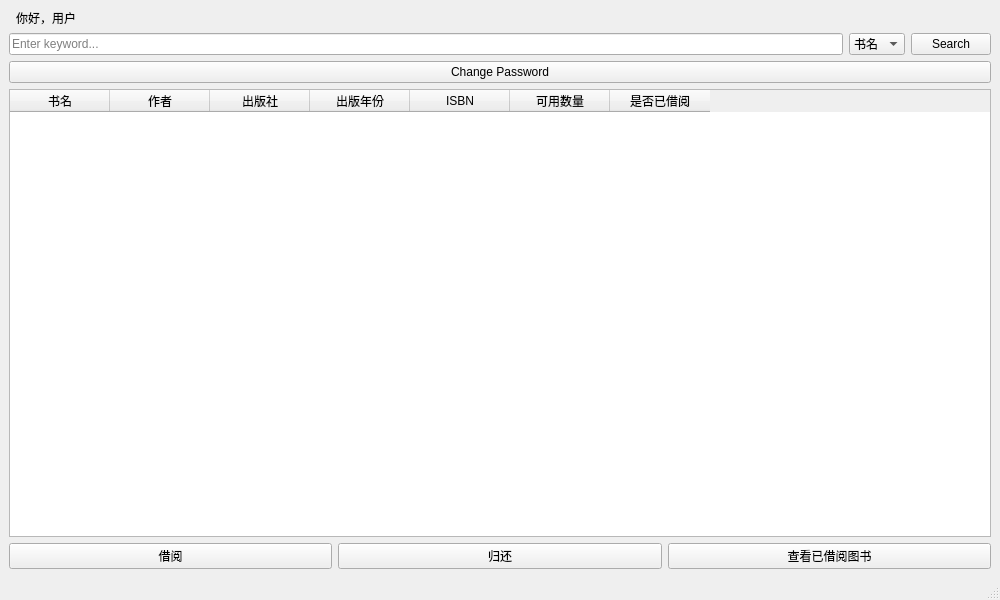
<?xml version="1.0" encoding="UTF-8"?>
<ui version="4.0">
    <class>MainWindow</class>
    <widget class="QMainWindow" name="MainWindow">
        <property name="geometry">
            <rect>
                <x>0</x>
                <y>0</y>
                <width>1000</width>
                <height>600</height>
            </rect>
        </property>
        <property name="windowTitle">
            <string>Library</string>
        </property>
        <widget class="QWidget" name="centralwidget">
            <layout class="QVBoxLayout" name="verticalLayout">
                <item>
                    <layout class="QHBoxLayout" name="topLayout">
                        <item>
                            <spacer name="horizontalSpacer">
                                <property name="orientation">
                                    <enum>Qt::Horizontal</enum>
                                </property>
                                <property name="sizeType">
                                    <enum>QSizePolicy::Expanding</enum>
                                </property>
                            </spacer>
                        </item>
                        <item>
                            <widget class="QLabel" name="welcomeLabel">
                                <property name="text">
                                    <string>你好，用户</string>
                                </property>
                            </widget>
                        </item>
                    </layout>
                </item>
                <item>
                    <layout class="QHBoxLayout" name="searchLayout">
                        <item>
                            <widget class="QLineEdit" name="searchEdit">
                                <property name="placeholderText">
                                    <string>Enter keyword...</string>
                                </property>
                            </widget>
                        </item>
                        <item>
                            <widget class="QComboBox" name="searchTypeCombo">
                                <item>
                                    <property name="text">
                                        <string>书名</string>
                                    </property>
                                </item>
                                <item>
                                    <property name="text">
                                        <string>作者</string>
                                    </property>
                                </item>
                                <item>
                                    <property name="text">
                                        <string>ISBN</string>
                                    </property>
                                </item>
                            </widget>
                        </item>
                        <item>
                            <widget class="QPushButton" name="searchButton">
                                <property name="text">
                                    <string>Search</string>
                                </property>
                            </widget>
                        </item>
                    </layout>
                </item>
                <item>
                    <widget class="QPushButton" name="changePasswordButton">
                        <property name="text">
                            <string>Change Password</string>
                        </property>
                    </widget>
                </item>
                <item>
                    <widget class="QTableWidget" name="tableWidget">
                        <column>
                            <property name="text">
                                <string>书名</string>
                            </property>
                        </column>
                        <column>
                            <property name="text">
                                <string>作者</string>
                            </property>
                        </column>
                        <column>
                            <property name="text">
                                <string>出版社</string>
                            </property>
                        </column>
                        <column>
                            <property name="text">
                                <string>出版年份</string>
                            </property>
                        </column>
                        <column>
                            <property name="text">
                                <string>ISBN</string>
                            </property>
                        </column>
                        <column>
                            <property name="text">
                                <string>可用数量</string>
                            </property>
                        </column>
                        <column>
                            <property name="text">
                                <string>是否已借阅</string>
                            </property>
                        </column>
                    </widget>
                </item>
                <item>
                    <layout class="QHBoxLayout" name="borrowReturnLayout">
                        <item>
                            <widget class="QPushButton" name="borrowButton">
                                <property name="text">
                                    <string>借阅</string>
                                </property>
                            </widget>
                        </item>
                        <item>
                            <widget class="QPushButton" name="returnButton">
                                <property name="text">
                                    <string>归还</string>
                                </property>
                            </widget>
                        </item>
                        <item>
                            <widget class="QPushButton" name="viewBorrowedButton">
                                <property name="text">
                                    <string>查看已借阅图书</string>
                                </property>
                            </widget>
                        </item>
                    </layout>
                </item>
            </layout>
        </widget>
        <widget class="QMenuBar" name="menubar"/>
        <widget class="QStatusBar" name="statusbar"/>
    </widget>
    <resources/>
    <connections/>
</ui>
